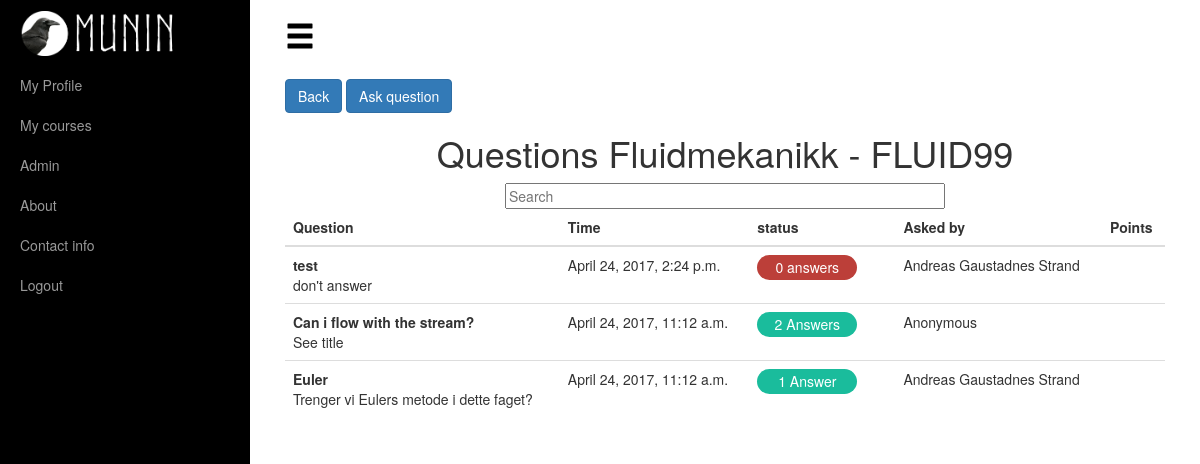
Screenshot of /subjects/7/questions/ (signed in) with the database file from the repository.
### apps/courses/models.py (models this page shows, shortened)
class Course(models.Model):
    name = models.CharField(max_length=50)
    course_id = models.CharField(max_length=7)
    lecturer = models.ForeignKey(User)
    hexcolour = models.CharField(max_length=7, default='#1b6d85')
    YEAR_CHOICES = []
    for r in range(2000, (datetime.datetime.now().year + 2)):
        YEAR_CHOICES.append((r, r))
    year = models.IntegerField(choices=YEAR_CHOICES)
    about = models.TextField(blank=True)
    examDate = models.DateField(blank=True, null=True)

### apps/questions/models.py (models this page shows, shortened)
class Question(VoteModel, models.Model):
    title = models.CharField(max_length=50)
    text = models.CharField(max_length=2500)
    user = models.ForeignKey(User, null=True, blank=True)
    asked_by = models.CharField(max_length=40, default="None")
    course = models.ForeignKey(Course)
    timestamp = models.DateTimeField(default=datetime.datetime.now())
    def get_answers(self):
        answer_list = Answer.objects.filter(question=self)
        number = len(answer_list)
        return number

### apps/registration/models.py (models this page shows, shortened)
class User(AbstractUser):
    middle_name = models.CharField(max_length=50, blank=True)
    ROLES = (
        ('S', 'Student'),
        ('P', 'Professor'),
        ('A', 'Admin'),
    )
    role = models.CharField(max_length=1, null=True, choices=ROLES, default='S')
    image = models.ImageField(upload_to=user_folder, default='placeholder-profile.jpg')
    school = models.ForeignKey(School, null=True)
    def get_full_name(self):
        if self.middle_name:
            if self.first_name == '':
                first_name = self.middle_name
            else:
                first_name = self.first_name + ' ' + self.middle_name
        else:
            first_name = self.first_name
        if first_name == '' and self.last_name == '':
            return self.username
        if self.last_name == '':
            return first_name
        if first_name == '':
            return self.last_name
        return first_name + ' ' + self.last_name

### apps/questions/views.py (the view)
# urls.py: url(r'^subjects/(?P<pk>[0-9]+)/questions/$', subject_questions, name="subject_questions"),
@login_required
def subject_questions(request, pk):
    course = get_object_or_404(Course, pk=pk)
    question_list = Question.objects.filter(course=course).order_by('-timestamp')
    return render(request, 'staticpages/../../templates/questions/subject_questions.html',
                  {'subject': course, 'questions': question_list})

### templates/questions/subject_questions.html (shortened to what this page needs)
{% extends 'base.html' %}
{% load static %}
{% block link %}
        <link rel="stylesheet" type="text/css" href="{% static "lib/css/bootstrap-sortable.css" %}">
{% endblock %}
{% block content %}
    <div class="align-left" style="padding-top: 25px">
        <input class="btn btn-primary" type=button value="Back" onClick="history.go(-1);">
        <a style="" id="" href="ask" class="btn btn-primary">Ask question</a>
    </div>
    <h1 class="text-center"> Questions {{ subject.name }} - {{ subject.course_id }}</h1>
    <div class="center-block">
        <div id="users">
            <div class="text-center">
                <input style="width: 50%" class="search" placeholder="Search" />
            </div>
            <table class="table table-responsive table-hover sortable">
                <thead>
                    <tr>
                        <th>Question</th>
                        <th>Time</th>
                        <th>status</th>
                        <th>Asked by</th>
                        <th>Points</th>
                    </tr>
                </thead>
                <tbody class="list">
                    {% for question in questions %}
                    <tr class='clickable-row' data-href="/course/question/{{ question.pk }}">
                        <td class="id"><strong>{{ question.title }}</strong><br>{{ question.text }}</td>
                        <td class="name">{{ question.timestamp }}</td>
                        <td>
                            {% if question.get_answers == 1 %}
                                <span class="answered">{{ question.get_answers }} Answer</span>
                            {% elif question.get_answers > 1  %}
                                <span class="answered">{{ question.get_answers }} Answers</span>
                            {% else %}
                                <span class="unanswered">0 answers</span>
                            {% endif %}
                        </td>
                        <td class="user">
                            {% if question.user %}
                                {{ question.user.get_full_name }}
                            {% else %}
                                Anonymous
                            {% endif %}
                        </td>
                        <td>{{ question.vote_score }}</td>
                    </tr>
                {% endfor %}
                </tbody>
            </table>
        </div>
    </div>
{% endblock %}

### templates/questions/subject_questions.html (style rules this page uses)
.clickable-row { cursor: pointer; }
.answered { display: inline-block; color: #fff; width: 100px; text-align: center; line-height: 25px; -moz-border-radius: 13px; -webkit-border-radius: 13px; border-radius: 13px; background-color: #1abc9c; margin-right: 20px; }
.unanswered { display: inline-block; color: #fff; width: 100px; text-align: center; line-height: 25px; -moz-border-radius: 13px; -webkit-border-radius: 13px; border-radius: 13px; background-color: #bc3f39; margin-right: 20px; }

### rows the page displays
Course: name "Fluidmekanikk", course_id "FLUID99"
Question: title "test", text "don't answer", timestamp "April 24, 2017, 2:24 p.m.", shows "0 answers", user.get_full_name "Andreas Gaustadnes Strand"
Question: title "Can i flow with the stream?", text "See title", timestamp "April 24, 2017, 11:12 a.m.", get_answers "2", shows "Anonymous"
Question: title "Euler", text "Trenger vi Eulers metode i dette faget?", timestamp "April 24, 2017, 11:12 a.m.", get_answers "1", user.get_full_name "Andreas Gaustadnes Strand"
